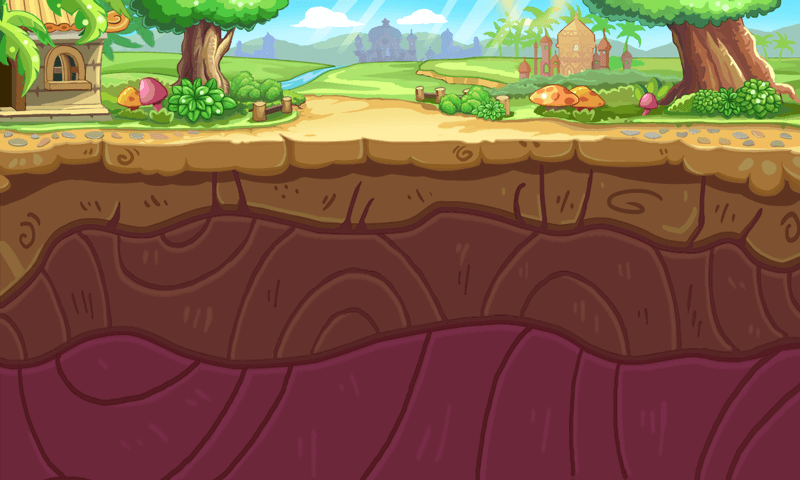

A level layout from a 2D game, rendered from its tile map. Below: a short description, then the map file with tile-grid data replaced by summaries:
An orthogonal 25x15 tile map with 32x32 px tiles, 1 tile layer (bg) and 16 objects.

<map version="1.0" orientation="orthogonal" width="25" height="15" tilewidth="32" tileheight="32">
 <tileset firstgid="1" name="bg01" tilewidth="32" tileheight="32">
  <image source="bg01.png" width="800" height="480" />
 </tileset>
 <layer name="bg" width="25" height="15">
  <data>[375 cells, 375 non-empty, 375 distinct tile ids]</data>
 </layer>
 <objectgroup name="logic" width="25" height="15" opacity="0.9">
  <object x="53" y="315" width="96" height="96">
   <properties>
    <property name="type" value="8" />
   </properties>
  </object>
  <object x="564" y="357" width="96" height="96">
   <properties>
    <property name="type" value="5" />
   </properties>
  </object>
  <object x="104" y="232" width="64" height="64">
   <properties>
    <property name="type" value="4" />
   </properties>
  </object>
  <object x="155" y="351" width="64" height="64">
   <properties>
    <property name="type" value="1" />
   </properties>
  </object>
  <object x="450" y="392" width="64" height="64">
   <properties>
    <property name="type" value="7" />
   </properties>
  </object>
  <object x="550" y="237" width="64" height="64">
   <properties>
    <property name="type" value="7" />
   </properties>
  </object>
  <object x="313" y="290" width="32" height="32">
   <properties>
    <property name="type" value="15" />
   </properties>
  </object>
  <object x="397" y="416" width="32" height="32">
   <properties>
    <property name="type" value="14" />
   </properties>
  </object>
  <object x="109" y="429" width="32" height="32">
   <properties>
    <property name="type" value="13" />
   </properties>
  </object>
  <object x="337" y="423" width="32" height="32">
   <properties>
    <property name="type" value="12" />
   </properties>
  </object>
  <object x="181" y="264" width="64" height="64">
   <properties>
    <property name="type" value="7" />
   </properties>
  </object>
  <object x="376" y="331" width="64" height="64">
   <properties>
    <property name="type" value="7" />
   </properties>
  </object>
  <object x="431" y="242" width="64" height="64">
   <properties>
    <property name="type" value="4" />
   </properties>
  </object>
  <object x="648" y="275" width="64" height="64">
   <properties>
    <property name="type" value="4" />
   </properties>
  </object>
  <object x="227" y="332" width="96" height="96">
   <properties>
    <property name="type" value="5" />
   </properties>
  </object>
  <object x="455" y="322" width="64" height="64">
   <properties>
    <property name="type" value="1" />
   </properties>
  </object>
 </objectgroup>
</map>
